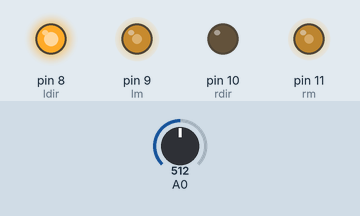
Recording of a sketch running on a simulated Arduino Uno, built with avr-gcc and run on an emulated ATmega328P. Shown: output pins drawn as LEDs (lit = HIGH). Inputs (shaded band) come from the test bench; at power-on: A0 = 512. What the sketch prints to the serial monitor is not drawn.

Above: at 1.2 s.
1.3 s: A0 set to 574
At 2.1 s:
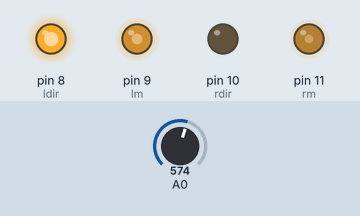
2.8 s: A0 set to 603
At 3.4 s:
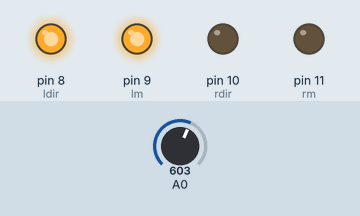
4.3 s: A0 set to 511
At 5.5 s:
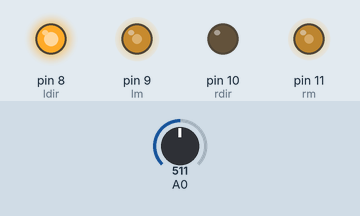
5.8 s: A0 set to 487
At 6.7 s:
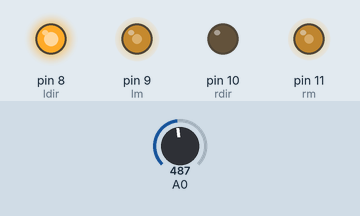
7.3 s: A0 set to 306
At 8.0 s:
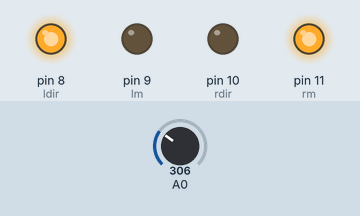
8.8 s: A0 set to 339
At 10.1 s:
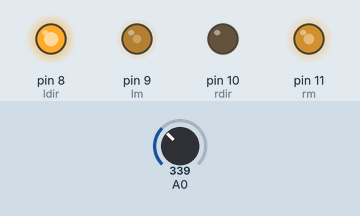
Timing chart, 0 to 11.3 s (numbered marks = the images above; inputs shaded):
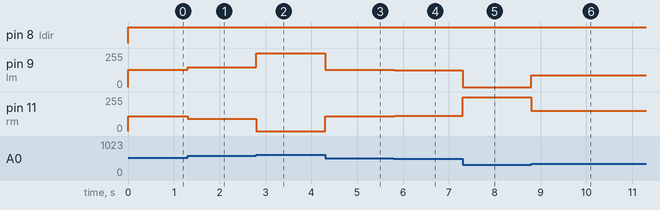

The sketch:

pid_line_analog_LSA.ino
```cpp
#define kp 3.5
#define ki 0
#define kd 2.5
#define lm 9
#define ldir 8
#define rm 11
#define rdir 10
#define setpoint 35
#define rpm 120
int error, p, i, d, pverror, pid;
float value;
void pid_cal();
int pwm_left, pwm_right;
void pwm_value();
void setup()
{
  Serial.begin(115200);
  pinMode(10, OUTPUT);
  pinMode(11, OUTPUT);
  pinMode(8, OUTPUT);
  pinMode(9, OUTPUT);
  pinMode(A0, INPUT);
}

void loop()
{
  pid_cal();
  pwm_value();
  show_data();
}
void pid_cal()
{
  float v = (analogRead(A0) / 921.00);
  //Serial.println(analogRead(A0));
  //Serial.println(v);
  value = v * 70;
  error = value - setpoint;
  p = kp * error;
  i += ki * error;
  d = kd * (error - pverror);
  pid = p + i + d;
  pverror = error;
}
void pwm_value()
{
  if (value < 25)
  {
l1:
    digitalWrite(ldir, HIGH);
    digitalWrite(rdir, LOW);
    analogWrite(lm, 0);
    analogWrite(rm, 255);
    pid_cal();
    if (value < 25)
      goto l1;
  }

  if (value > 45)
  {
    /*digitalWrite(ldir,HIGH);
      digitalWrite(rdir,LOW);
      analogWrite(lm,255);
      analogWrite(rm,0);
      delay(30);*/
l2:
    digitalWrite(ldir, HIGH);
    digitalWrite(rdir, LOW);
    analogWrite(lm, 255);
    analogWrite(rm, 0);
    pid_cal();
    if (value > 45)
      goto l2;
  }
  if (value > 25 && value < 45)
  {
    pwm_left = rpm + pid;
    pwm_right = rpm - pid;
    digitalWrite(ldir, HIGH);
    digitalWrite(rdir, LOW);
    analogWrite(lm, pwm_left);
    analogWrite(rm, pwm_right);
  }
}
void show_data()
{
  //Serial.println(value);
  Serial.println("pwm_left");
  Serial.println(pwm_left);
  Serial.println(pwm_right);
  //Serial.print(pid);
  //Serial.print(error);
  //Serial.println(pverror);
}
```

Measured:
- the behaviour switches between 592 and 593 on A0 (found by bisection; images 1 and 2)
- the behaviour switches between 328 and 329 on A0 (found by bisection; images 5 and 6)
- after the input at 1.3 s, pin 9 (lm): 130/255 → 148/255 at once; pin 11 (rm): 110/255 → 92/255 at once
- after the input at 2.8 s, pin 9 (lm): 148/255 → 255/255 at once; pin 11 (rm): 92/255 → 0/255 at once
- after the input at 4.3 s, pin 9 (lm): 255/255 → 130/255 at once; pin 11 (rm): 0/255 → 110/255 at once
- after the input at 5.8 s, pin 9 (lm): 130/255 → 127/255 at once; pin 11 (rm): 110/255 → 113/255 at once
- after the input at 7.3 s, pin 9 (lm): 127/255 → 0/255 at once; pin 11 (rm): 113/255 → 255/255 at once
- after the input at 8.8 s, pin 9 (lm): 0/255 → 89/255 at once; pin 11 (rm): 255/255 → 151/255 at once
